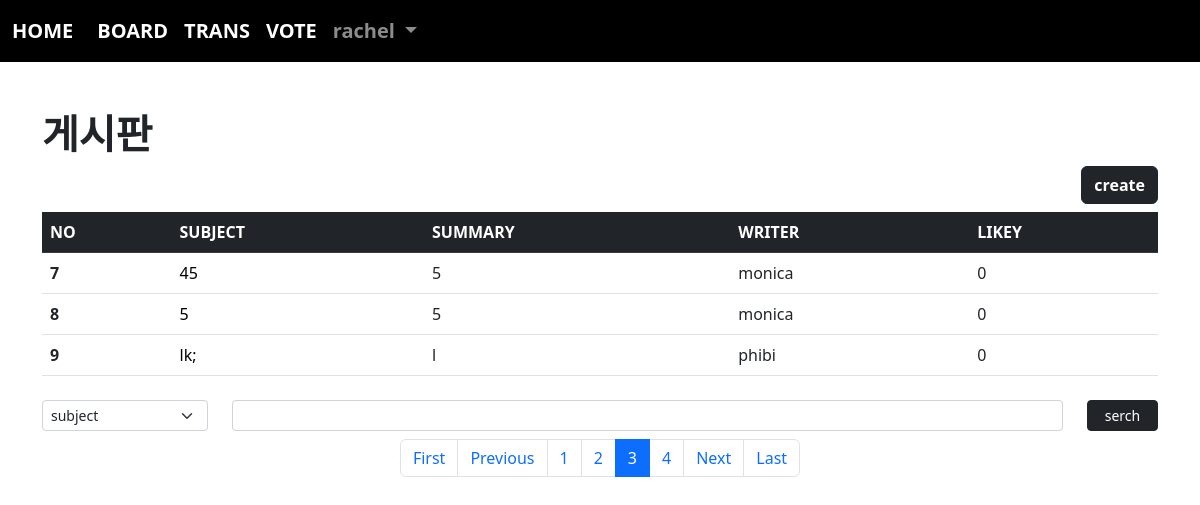
The page /board/index/?page=3&cate=&kw= (signed in) on the database its author committed.
### acc/models.py (models this page shows, shortened)
class User(AbstractUser):
    pic = models.ImageField(upload_to="user/%y/%m")
    comment = models.TextField(blank=True)
    point = models.IntegerField(default=0)

### board/models.py (models this page shows, shortened)
class Board(models.Model):
    subject=models.CharField(max_length=100)
    writer=models.ForeignKey(User, on_delete=models.CASCADE, related_name="writer")
    content=models.TextField(blank=True)
    pubdate=models.DateTimeField()
    likey=models.ManyToManyField(User, blank=True, related_name="likey")
    def summary(self):
        if len(self.content)>7:
            return f"{self.content[:7]} ..."
        return self.content

### board/views.py (the view)
# urls.py: path('index/', views.index, name="index"),
def index(request):
    pg = request.GET.get("page", 1)
    cate = request.GET.get("cate", "")
    kw = request.GET.get("kw", "")
    if kw:
        if cate == "sub":
            b=Board.objects.filter(subject__contains=kw)
        elif cate == "wri":
            from acc.models import User
            try:
                u=User.objects.get(username=kw)
                b=Board.objects.filter(writer=u)
            except:
                b=Board.objects.none()
            pass
        elif cate == "con":
            b=Board.objects.filter(content__contains=kw)
        else:
            b=Board.objects.none()
    else:
        b=Board.objects.all()
    pag=Paginator(b, 3)
    obj=pag.get_page(pg)
    context={
        'bset' : obj,
        'kw' : kw,
        'cate' : cate
    }
    return render(request, "board/index.html",context)

### templates/board/index.html (shortened to what this page needs)
{% extends 'base.html' %}
{% block con %}
    {% load mathfilters %}
    <h1><b>게시판</b></h1>
    <div class="text-end">
        <a href="{% url 'board:create' %}" class="btn btn-dark"><b>create</b></a>
    </div>
    <table class="table mt-2 table-hover">
        <thead>
            <tr class="table-dark">
                <th scope="col">NO</th>
                <th scope="col">SUBJECT</th>
                <th scope="col">SUMMARY</th>
                <th scope="col">WRITER</th>
                <th scope="col">LIKEY</th>
            </tr>
        </thead>
        <tbody>
            {% if bset %}
                {% for i in bset %}
                    <tr>
                        <th scope="row">{{bset.start_index|add:forloop.counter0}}</th>
                        <td><a class="sub" href="{% url 'board:detail' i.id %}">{{i.subject}}</a></td>
                        <td>{{i.summary}}</td>
                        <td>{{i.writer}}</td>
                        <td>{{i.likey.count}}</td>
                    </tr>
               {% endfor %}
            {% endif %}
        </tbody>
    </table>
    <form>
        <div class="row mt-4 mb-2">
            <div class="col-sm-2">
                <select class="form-select form-select-sm" name="cate">
                    <option value="sub" {% if cate == "sub" %}selected{% endif %}>subject</option>
                </select>
            </div>
            <div class="col-sm-9">
                <input type="text" name="kw" value="{{kw}}" class="form-control form-control-sm">
            </div>
            <div class="col-sm-1">
                <button class="btn btn-dark btn-sm" style="width:100%">serch</button>
            </div>
        </div>
    </form>
    <nav aria-label="Page navigation example">
        <ul class="pagination justify-content-center">
            {% if bset.has_previous %}
                <li class="page-item">
                    <a class="page-link" href="{% url 'board:index' %}?page=1&cate={{cate}}&kw={{kw}}">First</a>
                </li>
                <li class="page-item">
                    <a class="page-link" href="{% url 'board:index' %}?page={{bset.previous_page_number}}&cate={{cate}}&kw={{kw}}">Previous</a>
                </li>
            {% endif %}
            {% for i in bset.paginator.page_range %}
                {% if bset.number|add:2 >= i and i >= bset.number|sub:2 %}
                    <li class="page-item {% if bset.number == i%} active {% endif %}"><a class="page-link" href="{% url 'board:index' %}?page={{i}}&cate={{cate}}&kw={{kw}}">{{i}}</a></li>
                {% endif %}
            {% endfor %}
            {% if bset.has_next %}
                <li class="page-item">
                    <a class="page-link" href="{% url 'board:index' %}?page={{bset.next_page_number}}&cate={{cate}}&kw={{kw}}">Next</a>
                </li>
                <li class="page-item">
                    <a class="page-link" href="{% url 'board:index' %}?page={{bset.paginator.num_pages}}&cate={{cate}}&kw={{kw}}">Last</a>
                </li>
            {% endif %}
        </ul>
      </nav>
{% endblock %}

### templates/base.html (shortened to what this page needs)
<!doctype html>
<html lang="en">
    <head>
        <link href="https://cdn.jsdelivr.net/npm/bootstrap@5.2.0-beta1/dist/css/bootstrap.min.css" rel="stylesheet">
    </head>
    <body>
        {% if user.is_authenticated %}
        <nav class="navbar navbar-expand-lg navbar-dark" style="background-color: rgb(0, 0, 0); font-weight: bold; font-size: 20px;">
            <div class="container-fluid">
                <a class="navbar-brand" href="{% url 'acc:index' %}">HOME</a>
                <div class="collapse navbar-collapse" id="navbarSupportedContent">
                    <ul class="navbar-nav me-auto mb-2 mb-lg-0">
                        <li class="nav-item">
                            <a class="nav-link active" aria-current="page" href="{% url 'board:index' %}">BOARD</a>
                        </li>
                        <li class="nav-item">
                            <a class="nav-link active" aria-current="page" href="{% url 'trans:index' %}">TRANS</a>
                        </li>
                        <li class="nav-item">
                            <a class="nav-link active" aria-current="page" href="#">VOTE</a>
                        </li>
                        <li class="nav-item dropdown">
                            <a class="nav-link dropdown-toggle" href="#" id="navbarDropdown" role="button" data-bs-toggle="dropdown" aria-expanded="false">
                                {{ user }}
                            </a>
                        </li>
                    </ul>
                </div>
            </div>
        </nav>
        {% endif %}
        <div class="container mt-5 mb-5">
            {% if user.is_authenticated %}
                {% block con %}{% endblock %}
            {% endif %}
        </div>
    </body>
</html>

### templates/board/index.html (style rules this page uses)
.sub { text-decoration: none; color:black }

### rows shown on the page
User: username "rachel"
Board: start_index|add "7", subject "45", summary "5", writer "monica", likey.count "0"
Board: start_index|add "8", subject "5", summary "5", writer "monica", likey.count "0"
Board: start_index|add "9", subject "lk;", summary "l", writer "phibi", likey.count "0"

### other values the page prints
{{ i }} "1" "2" "3" "4"
